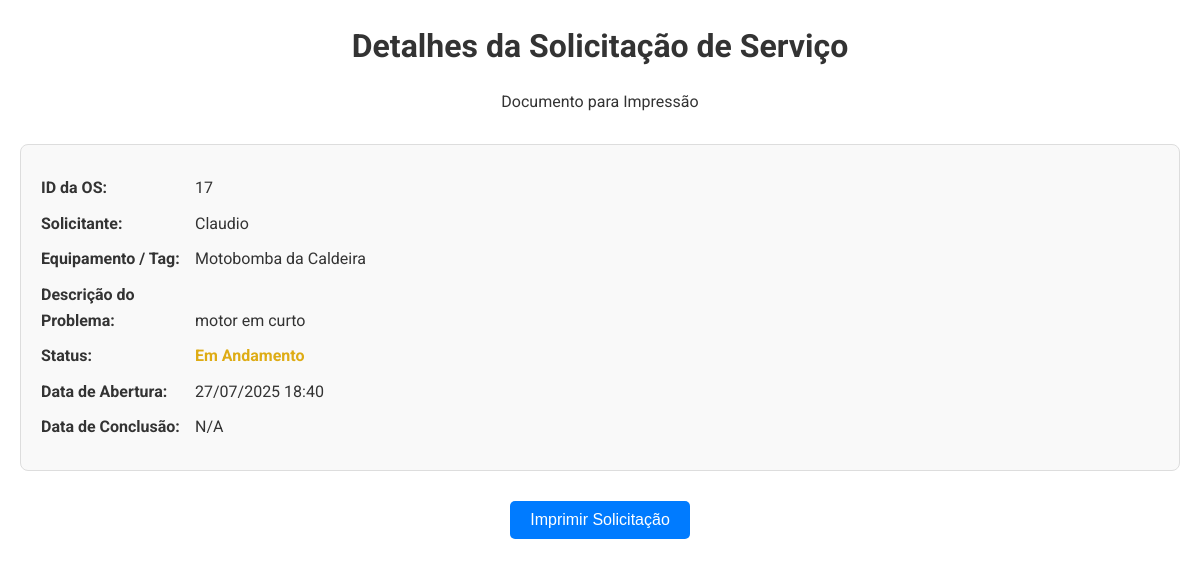
/imprimir_os.php?id=17, run on the app's committed database.
### tables this page shows
CREATE TABLE `ordens_servico` (
  `id` int(11) NOT NULL,
  `cliente` varchar(255) NOT NULL,
  `equipamento` varchar(255) NOT NULL,
  `descricao_problema` text NOT NULL,
  `status` enum('Aberta','Em Andamento','Aguardando Peças','Concluída','Cancelada') DEFAULT 'Aberta',
  `data_abertura` datetime DEFAULT current_timestamp(),
  `data_conclusao` datetime DEFAULT NULL,
  `setor` varchar(255) NOT NULL DEFAULT '',
  `prioridade` varchar(50) NOT NULL DEFAULT 'BAIXA'
);

### imprimir_os.php (the view, shortened to what this page needs)
<?php
include 'conexao.php';
$os_data = null;
if (isset($_GET['id']) && is_numeric($_GET['id'])) {
    $id_os = $_GET['id'];
    $sql_select_single = "SELECT * FROM ordens_servico WHERE id = ?";
    if ($stmt = $conn->prepare($sql_select_single)) {
        $stmt->bind_param("i", $id_os);
        $stmt->execute();
        $result_single = $stmt->get_result();
        if ($result_single->num_rows > 0) {
            $os_data = $result_single->fetch_assoc();
        } else {
            echo "<p>Ordem de Serviço não encontrada.</p>";
        }
    } else {
        echo "<p>Erro na preparação da consulta.</p>";
    }
} else {
    echo "<p>ID da Ordem de Serviço não fornecido.</p>";
}
?>
<!DOCTYPE html>
<html lang="pt-BR">
<head>
</head>
<body>
    <div class="header">
        <h1>Detalhes da Solicitação de Serviço</h1>
        <p>Documento para Impressão</p>
    </div>
    <?php if ($os_data): ?>
        <div class="os-details">
            <p><strong>ID da OS:</strong> <?php echo htmlspecialchars($os_data['id']); ?></p>
            <p><strong>Solicitante:</strong> <?php echo htmlspecialchars($os_data['cliente']); ?></p>
            <p><strong>Equipamento / Tag:</strong> <?php echo htmlspecialchars($os_data['equipamento']); ?></p>
            <p><strong>Descrição do Problema:</strong>
                <?php echo nl2br(htmlspecialchars($os_data['descricao_problema'])); ?></p>
            <p>
                <strong>Status:</strong>
                <span class="status-<?php echo strtolower(str_replace(' ', '-', $os_data['status'])); ?>">
                    <?php echo htmlspecialchars($os_data['status']); ?>
                </span>
            </p>
            <p><strong>Data de Abertura:</strong> <?php echo date('d/m/Y H:i', strtotime($os_data['data_abertura'])); ?></p>
            <p><strong>Data de Conclusão:</strong>
                <?php echo $os_data['data_conclusao'] ? date('d/m/Y H:i', strtotime($os_data['data_conclusao'])) : 'N/A'; ?>
            </p>
        </div>
        <div class="print-button-container">
            <button class="print-button" onclick="window.print()">Imprimir Solicitação</button>
        </div>
    <?php else: ?>
        <p>Não foi possível carregar os detalhes da Ordem de Serviço.</p>
    <?php endif; ?>
</body>
</html>

### imprimir_os.php (style rules this page uses)
body { font-family: "Roboto", sans-serif; margin: 20px; color: #333; line-height: 1.6; }
.header { text-align: center; margin-bottom: 30px; }
.header h1 { color: #333; margin-bottom: 5px; }
.os-details { border: 1px solid #ddd; padding: 20px; margin-bottom: 30px; border-radius: 8px; background-color: #f9f9f9; }
.os-details p { margin: 10px 0; }
.os-details p strong { display: inline-block; width: 150px; }
.status-em-andamento { color: #deac15ff; font-weight: bold; }
.print-button-container { text-align: center; margin-top: 30px; }
.print-button { background-color: #007bff; color: white; padding: 10px 20px; border: none; border-radius: 5px; cursor: pointer; font-size: 16px; }

### data on the page
ordens_servico: id "17", cliente "Claudio", equipamento "Motobomba da Caldeira", descricao_problema "motor em curto", status "Em Andamento", data_abertura "27/07/2025 18:40"
